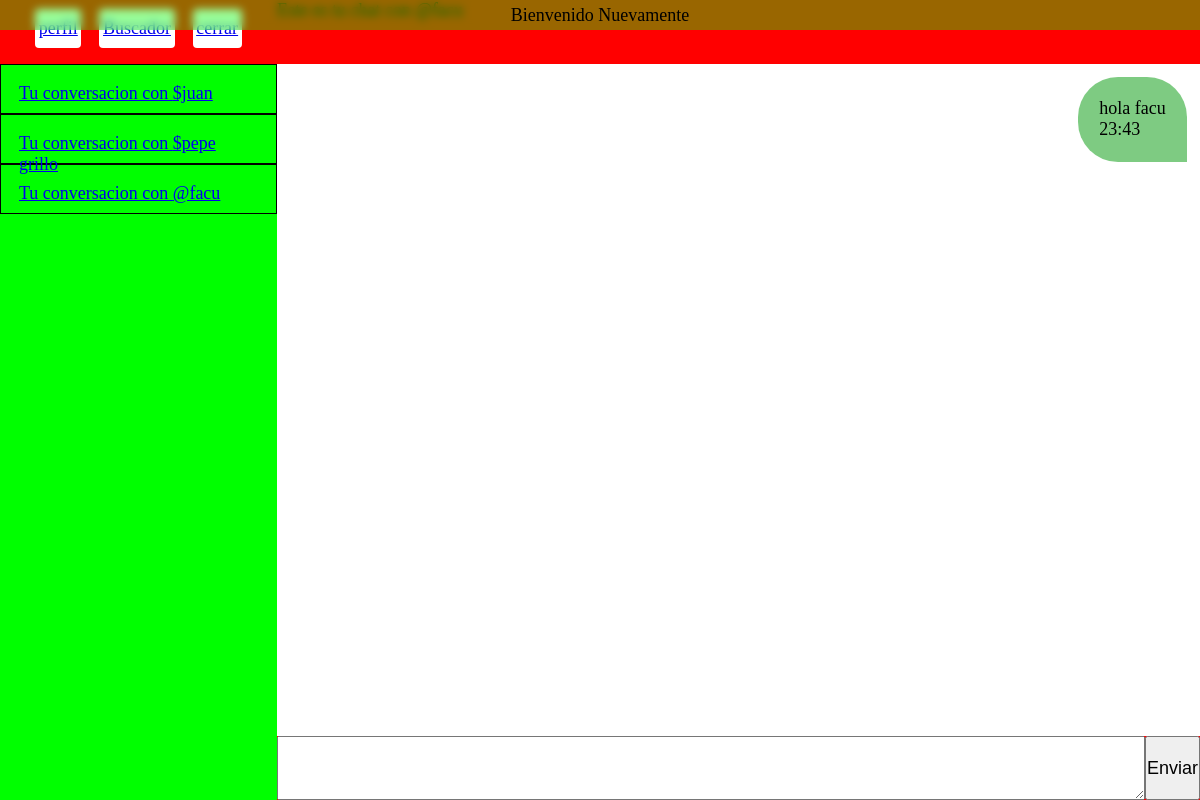
The page /sitio/index.php?s=chats&ss=chat&id=18 (signed in) on the database its author committed.
### tables this page shows
CREATE TABLE `usuarios` (
  `id_usuarios` int(11) NOT NULL,
  `username` varchar(45) DEFAULT NULL,
  `password` varchar(255) NOT NULL,
  `email` varchar(255) NOT NULL,
  `ultima_conexion` datetime NOT NULL
);

CREATE TABLE `mensajes` (
  `id_mensajes` int(11) NOT NULL,
  `contenido` varchar(1200) NOT NULL,
  `tiempo_de_envio` datetime NOT NULL,
  `fk_usuarios` int(11) NOT NULL,
  `fk_chat` int(11) NOT NULL
);

### sitio/clases/modelos/Chat.php (called while the page is built, shortened)
<?php
class Chat extends Modelo {
    private int $id_chats;
    public function traerChatsDelUsuario($usuario_id)
    {
        $db = DB::getConexion();
        $query = "SELECT c.*
        FROM chats c
        INNER JOIN chats_de_usuarios cu ON c.id_chats = cu.fk_chats
        WHERE cu.fk_usuarios = :usuario_id;";
        $stmt = $db->prepare($query);
        $stmt->execute(['usuario_id' => $usuario_id]);
        $stmt->setFetchMode(PDO::FETCH_CLASS,static::class);
        return $stmt->fetchAll();
    }
    public function traerUsuariosDelChat($chat_id):array
    {
        $db = DB::getConexion();
        $query = "SELECT * FROM `chats_de_usuarios` WHERE fk_chats = :fk_chats;";
        $stmt = $db->prepare($query);
        $stmt->execute(['fk_chats' => $chat_id]);
        return $stmt->fetchAll(PDO::FETCH_COLUMN, 1);
    }
    public function getIdChats(): int {
        return $this->id_chats;
    }
}

### sitio/clases/modelos/Modelo.php (called while the page is built, shortened)
<?php
class Modelo{
    protected string $tabla = "";
    protected string $clavePrimaria = "";
    public function porId(int $id): ?static {
        $db = DB::getConexion();
        $query = "SELECT * FROM " . $this->tabla . "
        WHERE " . $this->clavePrimaria . " = ?";
        $stmt = $db->prepare($query);
        $stmt->execute([$id]);
        $stmt->setFetchMode(PDO::FETCH_CLASS, static::class);
        $instancia = $stmt->fetch();
        return $instancia;
    }
}

### sitio/clases/auth/Auth.php (called while the page is built, shortened)
<?php
  require_once __DIR__ . '/../modelos/Usuarios.php';
class Auth{
    public function getUsuarios(): ?Usuarios{
        return (new Usuarios)->porId($_SESSION['id_usuarios']);
    }
}

### sitio/clases/modelos/Usuarios.php (called while the page is built, shortened)
<?php
class Usuarios extends Modelo{
    private int $id_usuarios;
    private ?string $username;
    public function getIdUsuarios(): int {
        return $this->id_usuarios;
    }
    public function getUsername(): string {
        return $this->username;
    }
}

### sitio/clases/modelos/Mensaje.php (called while the page is built, shortened)
<?php
class Mensaje {
    private string $contenido;
    private string $tiempo_de_envio;
    private int $fk_usuarios;
    public function traerMensajesDeUnChat(int $fk_chat): array {
        $db = DB::getConexion();
        $query = "SELECT * FROM mensajes
                WHERE fk_chat = ?
                ORDER BY tiempo_de_envio ASC;";
        $stmt = $db->prepare($query);
        $stmt->execute([$fk_chat]);
        $stmt->setFetchMode(PDO::FETCH_CLASS, static::class);
        return $stmt->fetchAll();
    }
    public function getContenido(): string {
        return $this->contenido;
    }
    public function getTiempoDeEnvio(): string {
        return $this->tiempo_de_envio;
    }
    public function getFkUsuarios(): int {
        return $this->fk_usuarios;
    }
}

### sitio/secciones/chats.php (the view, shortened to what this page needs)
<?php
$vistaInterna = $_GET['ss'] ?? 'buscador';
    $idUsuarioAutenticado = (new Auth)->getUsuarios()->getIdUsuarios();
    $claseChats = (new Chat);
    $chats = $claseChats->traerChatsDelUsuario($idUsuarioAutenticado);
?>
<section id="chats">
    <article class="chats">
    <nav class="menu">
            <ul>
                <li>
                    <a href="index.php?s=profile">perfil</a>
                </li>
                <li>
                    <a href="index.php?s=chats&ss=buscador">Buscador</a>
                </li>
                <li>
                    <a href="acciones/cerrar-session.php">cerrar</a>
                </li>
            </ul>
        </nav>
        <ul>
            <?php foreach ($chats as $chat):?>
                <li class="chat">
                    <a href="http://localhost/chatLand/sitio/index.php?s=chats&ss=chat&id=<?=$chat->getIdChats();?>">
                        <?php
                            $usuariosDelChat = $claseChats->traerUsuariosDelChat($chat->getIdChats());
                            foreach ($usuariosDelChat as $usuario) {
                                if ($usuario !== $idUsuarioAutenticado) {
                                    echo 'Tu conversacion con '. (new Usuarios)->porId($usuario)->getUsername();
                                }
                            }
                        ?>
                    </a>
                </li>
            <?php endforeach;?>
        </ul>
    </article>
    <article class="principal-article">
        <?php
        require_once __DIR__ . '/' . $vistaInterna . '.php';
        ?>
    </article>
</section>

### sitio/secciones/chat.php (shortened to what this page needs)
<?php
    $idUsuarioAutenticado = (new Auth)->getUsuarios()->getIdUsuarios();
    $id = $_GET['id']??null;
?>
<header class="buscador">
    <span>
    </span>
</header>
<div class="mensajes">
<?php
    $mensajes = (new Mensaje)->traerMensajesDeUnChat($id);
?>
<?php foreach ($mensajes as $mensaje):?>
    <div class="mensaje <?= $mensaje->getFkUsuarios() === $idUsuarioAutenticado? 'mensajePropio': 'mensajeDeOtro';?>">
        <p><?=$mensaje->getContenido();?></p>
        <?php
            $fecha = $mensaje->getTiempoDeEnvio();
        ?>
        <span><?=date("H:i", strtotime($fecha))?></span>
    </div>
<?php endforeach;?>
</div>
<footer class="chat-footer">
    <form action="acciones/enviar-mensaje.php" method="post">
        <textarea name="mensaje" id="mensaje" cols="30" rows="10"></textarea>
        <button type="submit">Enviar</button>
    </form>
</footer>

### sitio/css/estilos.css (style rules this page uses)
* { margin: 0; padding: 0; box-sizing: border-box; font-size: 18px; }
#chats { display: flex; height: 100vh; }
#chats .menu, .buscador,.chat-footer { background-color: #ff0000; height: 8vh; width: 100%; }
#chats .menu>ul { display: flex; justify-content: center; align-items: center; list-style: none; }
#chats .menu>ul>li { margin: .5em; }
#chats .menu>ul>li>a { background-color: #fff; padding: .5em .2em; border-radius: 4px; display: flex; justify-content: center; align-items: center; }
#chats>.chats { background-color: #00ff00; width: 30vw; }
#chats>.chats .chat { padding: 1em; border: 1px solid black; height: 50px; }
#chats>.principal-article { width: 100%; background-color: #fff; display: flex; flex-direction: column; justify-content: space-between; align-items: center; }
#chats>.principal-article .chat-footer form { display: flex; }
#chats>.principal-article .chat-footer form textarea { width: 100%; max-height: 8vh; }
#chats>.principal-article .mensajes { display: flex; flex-direction: column; justify-content: flex-start; padding: .5em; width: 100%; height: 84vh; }
#chats>.principal-article .mensajes .mensaje { padding: 1.2em; margin: .2em; }
#chats>.principal-article .mensajes .mensajePropio { background-color: #29a82f99; max-width: 40%; -webkit-border-radius: 40px; -webkit-border-bottom-right-radius: 0; -moz-border-radius: 40px; -moz-border-radius-bottomright: 0; border-radius: 40px; border-bottom-right-radius: 0; align-self: flex-end; }

### rows shown on the page
usuarios: username "$juan"
usuarios: username "$pepe grillo"
usuarios: username "@facu"
mensajes: contenido "hola facu", tiempo_de_envio "23:43"

### other values the page prints
$_SESSION['mensajeExito'] "Bienvenido Nuevamente"
